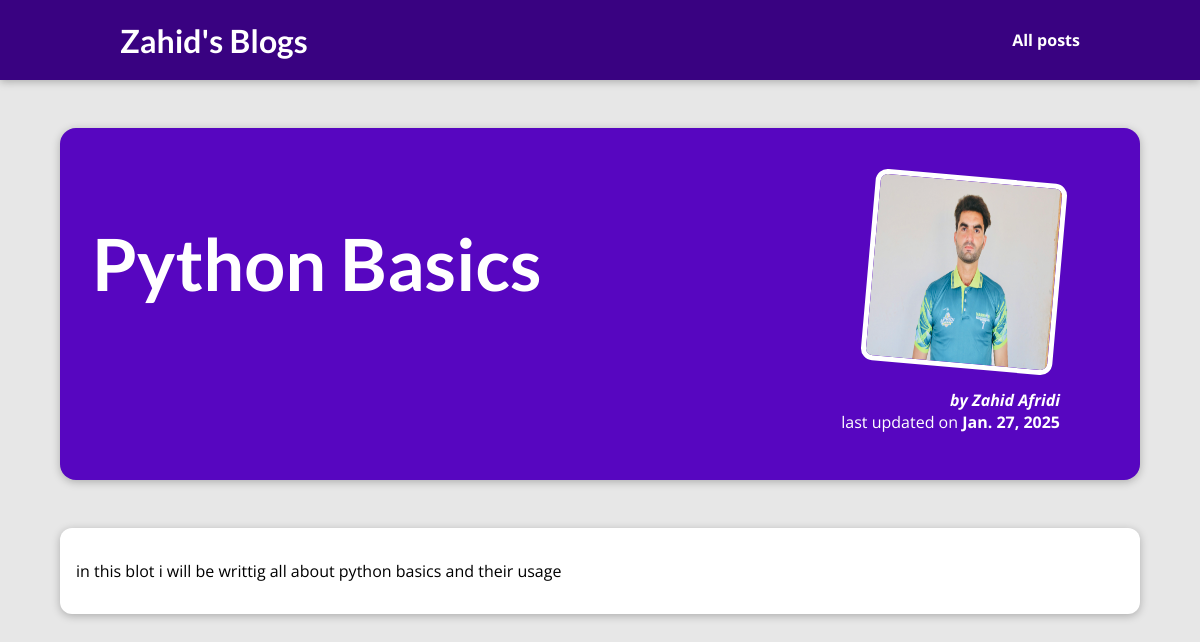
The app's page /posts/1/ with its own data.
### blog/models.py (models this page shows, shortened)
class Posts(models.Model):
    title = models.CharField(max_length=100)
    excerpt = models.CharField(max_length=200)
    image_name = models.CharField(max_length=50)
    date = models.DateField(auto_now=True)
    content = models.TextField(validators=[MinLengthValidator(10)])
    author = models.ForeignKey(Author,on_delete=models.SET_NULL,null=True)
    tag = models.ManyToManyField(Tag)

class Author(models.Model):
    first_name = models.CharField(max_length=50)
    last_name = models.CharField(max_length=50)
    e_mail = models.EmailField()
    def __str__(self):
        return f"{self.first_name} {self.last_name}"

### blog/views.py (the view)
# urls.py: path("posts/<int:id>/", views.post_details, name="post-details"),  ]
def post_details(request, id):
    identified_post = get_object_or_404(Posts, id=id)
    return render(request, "blog/post-details.html", {
        "post": identified_post
    })

### blog/templates/blog/post-details.html (shortened to what this page needs)
{%extends "base.html"%}
{%load static %}
{% block css_files %}
<link rel="stylesheet" href="{% static 'blog/post-details.css' %}">
{%endblock%}
{% block content %}
 <section id="summary">
    <h2>{{post.title}}</h2>
    <article>
        <img src="{% static 'blog/imgs/'|add:post.image_name %}" alt="{{ post.title }}"/>
        <address>by <a href="mailto:{{ post.author.e_mail }}"> {{post.author}}</a></address>
        <div>
            last updated on <time>{{post.date}}</time>
        </div>
    </article>
 </section>
 <main>
    <p>{{post.content|linebreaks}}</p>
 </main>
{%endblock%}

### static/app.css (style rules this page uses)
* { box-sizing: border-box; }
html { font-family: 'Open Sans', 'Lato', sans-serif; }
body { margin: 0; }
h1, h2, h3 { font-family: 'Lato', sans-serif; font-weight: bold; }

### blog/static/blog/post-details.css (style rules this page uses)
body { background-color: #e7e7e7; }
#summary { margin: 8rem auto 3rem auto; padding: 2rem; width: 90%; max-width: 90rem; border-radius: 16px; background-color: #5706c0; position: relative; box-shadow: 0 2px 8px rgba(0, 0, 0, 0.25); height: 22rem; }
#summary h2 { color: white; font-size: 4.5rem; }
#summary article { position: absolute; top: 2rem; right: 3rem; padding: 1rem 2rem; border-radius: 12px; text-align: right; color: white; }
#summary article img { width: 12rem; height: 12rem; border-radius: 12px; transform: rotateZ(5deg); border: 5px solid white; margin-bottom: 1rem; }
#summary address { font-weight: bold; }
#summary a { color: white; text-decoration: none; }
#summary time { font-weight: bold; }
main { width: 90%; max-width: 90rem; margin: 3rem auto; background-color: white; padding: 1rem; border-radius: 12px; box-shadow: 0 2px 8px rgba(0, 0, 0, 0.25); }

### records on screen
Posts: title "Python Basics", image_name (picture), author "Zahid Afridi", date "Jan. 27, 2025", content "in this blot i will be writtig all about python basics and their usage"
